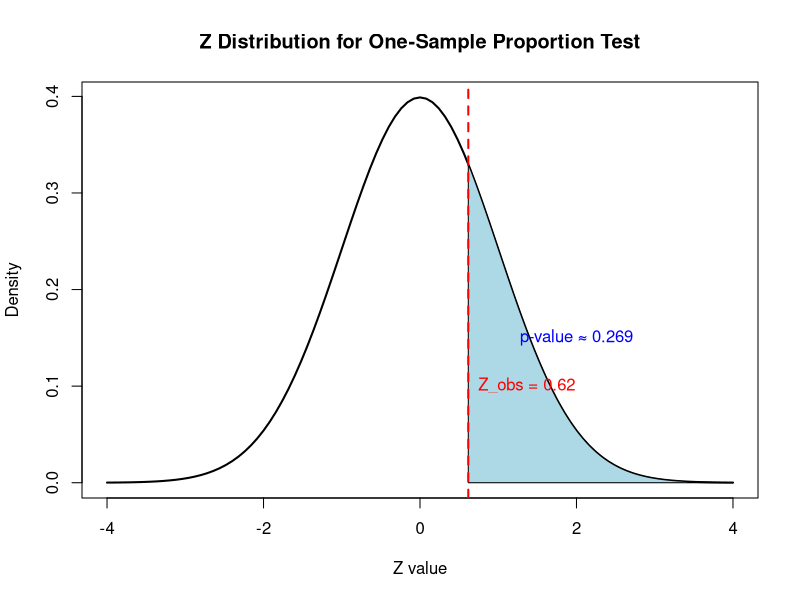
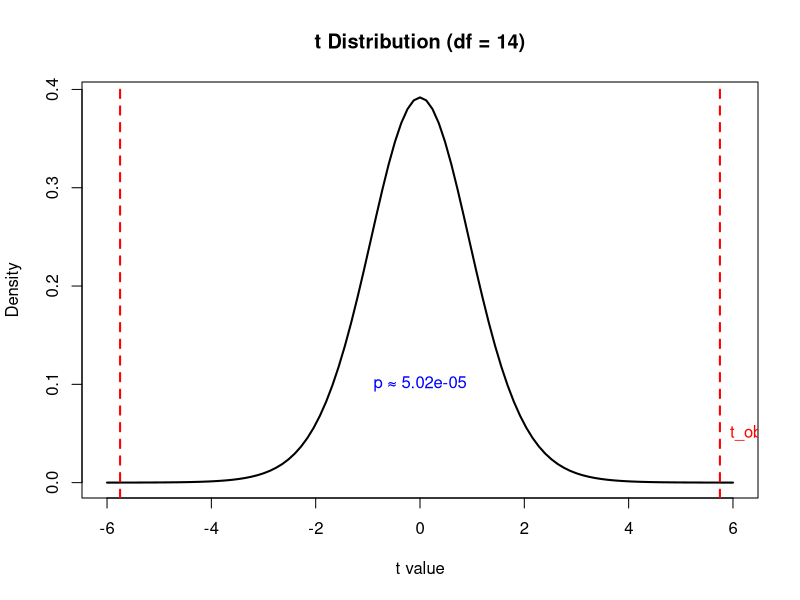
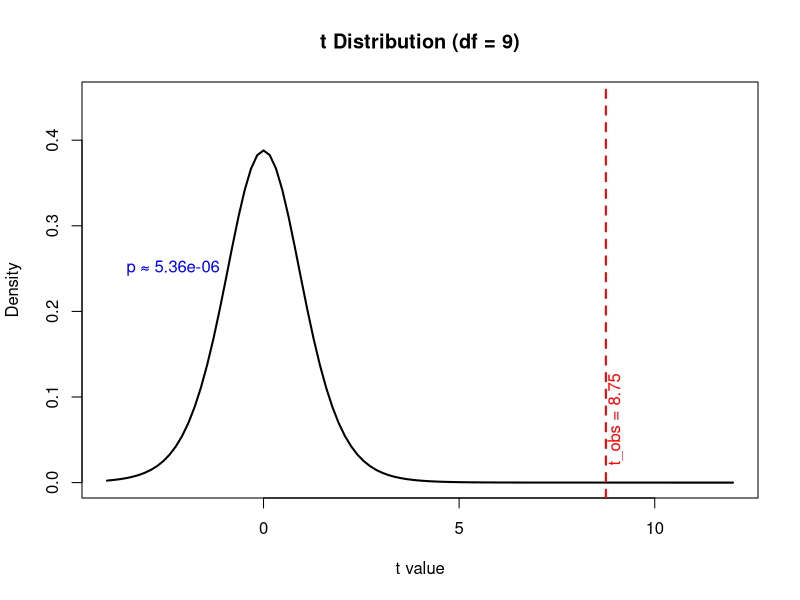

These figures' R source, in order:
##############################################
# One-sample Z-test for a proportion
# Example: p = 0.32, P = 0.30, n = 200
##############################################

# Parameters
p_hat <- 0.32    # sample proportion
P0    <- 0.30    # hypothesized population proportion
n     <- 200     # sample size

# Compute Standard Error
SE <- sqrt(P0 * (1 - P0) / n)

# Observed Z statistic
Z_obs <- (p_hat - P0) / SE

# One-sided p-value (H1: p > P0)
p_value <- 1 - pnorm(Z_obs)

# Print results
cat("Observed Z:", Z_obs, "\n")
cat("p-value:", p_value, "\n")

##############################################
# Plotting the Z distribution with observed Z
##############################################

# Plot standard normal curve
curve(dnorm(x), from = -4, to = 4, lwd = 2,
      main = "Z Distribution for One-Sample Proportion Test",
      ylab = "Density", xlab = "Z value")

# Shade the right-tail region (p-value area)
x_vals <- seq(Z_obs, 4, length.out = 200)
y_vals <- dnorm(x_vals)
polygon(c(Z_obs, x_vals, 4), c(0, y_vals, 0),
        col = "lightblue")

# Add vertical line for observed Z
abline(v = Z_obs, col = "red", lwd = 2, lty = 2)

# Annotate observed Z and p-value
text(Z_obs, 0.1, labels = paste0("Z_obs = ", round(Z_obs, 2)),
     pos = 4, col = "red")
text(2, 0.15, labels = paste0("p-value ≈ ", signif(p_value, 3)),
     col = "blue")




############################################################
# Pooled two-sample t-test example
# Undergrads vs Faculty (synthetic data)
############################################################

# Parameters
t_obs <- 5.75       # observed t-statistic (from pooled test)
df    <- 14         # degrees of freedom (n1 + n2 - 2)

# Two-sided p-value
p_value <- 2 * (1 - pt(abs(t_obs), df = df))
cat("Observed t:", t_obs, "\n")
cat("Degrees of freedom:", df, "\n")
cat("Two-sided p-value:", p_value, "\n")

############################################################
# Plot t-distribution with observed t and shaded p-value
############################################################

# Plot the t-density curve
curve(dt(x, df = df), from = -6, to = 6, lwd = 2,
      main = "t Distribution (df = 14)",
      ylab = "Density", xlab = "t value")

# Shade right tail
x_right <- seq(t_obs, 6, length.out = 200)
y_right <- dt(x_right, df = df)
polygon(c(t_obs, x_right, 6), c(0, y_right, 0), col = "lightblue")

# Shade left tail (symmetry for two-tailed test)
x_left <- seq(-6, -t_obs, length.out = 200)
y_left <- dt(x_left, df = df)
polygon(c(-6, x_left, -t_obs), c(0, y_left, 0), col = "lightblue")

# Add vertical lines for ±t_obs
abline(v = c(-t_obs, t_obs), col = "red", lwd = 2, lty = 2)

# Annotate observed t and p-value
text(t_obs, 0.05, labels = paste0("t_obs = ", round(t_obs, 2)),
     pos = 4, col = "red")
text(0, 0.1, labels = paste0("p ≈ ", signif(p_value, 3)),
     col = "blue")



############################################################
# Paired t-test: Faculty sign-ups before vs after campaign
############################################################

# Data
before <- c(18, 22, 15, 27, 12, 25, 19, 21, 16, 24)
after  <- c(26, 30, 19, 33, 17, 31, 23, 29, 18, 32)

# Differences
diffs <- after - before

# Paired t-test
t_out   <- t.test(after, before, paired = TRUE, alternative = "greater")
t_obs   <- as.numeric(t_out$statistic)
df      <- as.numeric(t_out$parameter)
p_value <- t_out$p.value

cat("Observed t:", round(t_obs, 2), "\n")
cat("Degrees of freedom:", df, "\n")
cat("One-sided p-value:", signif(p_value, 3), "\n")

############################################################
# Plot t-distribution with observed t and shaded p-value
############################################################

# Extend x-axis so t_obs is visible
curve(dt(x, df = df), from = -4, to = 12, lwd = 2,
      main = paste0("t Distribution (df = ", df, ")"),
      ylab = "Density", xlab = "t value",
      ylim = c(0, 0.45))

# Shade right-tail region
x_vals <- seq(t_obs, 12, length.out = 200)
y_vals <- dt(x_vals, df = df)
polygon(c(t_obs, x_vals, 12), c(0, y_vals, 0),
        col = "lightblue")

# Add vertical line for observed t
abline(v = t_obs, col = "red", lwd = 2, lty = 2)

# Annotate t_obs on the red line near x-axis
text(t_obs, 0.02, labels = paste0("t_obs = ", round(t_obs, 2)),
     pos = 4, col = "red", srt = 90)  # rotate so it "sticks" to line

# Annotate p-value along y-axis (left margin)
text(-3.5, 0.25, labels = paste0("p ≈ ", signif(p_value, 3)),
     col = "blue", adj = 0)
